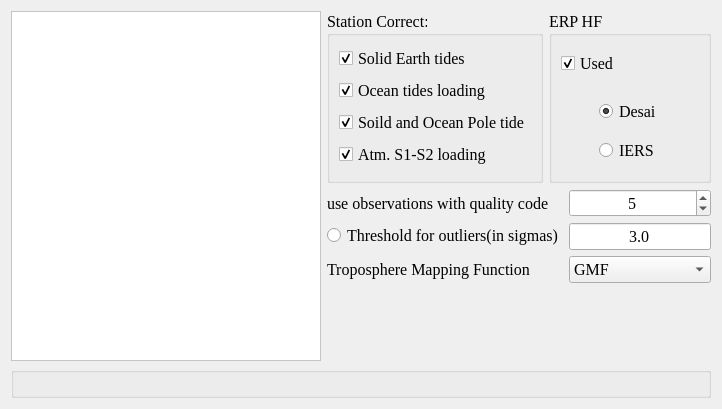
      <widget class="QWidget" name="page_param_basic">
       <layout class="QVBoxLayout" name="verticalLayout_29">
        <item>
         <layout class="QHBoxLayout" name="horizontalLayout_66">
          <item>
           <widget class="QTextBrowser" name="textBrowser_information">
            <property name="sizePolicy">
             <sizepolicy hsizetype="Expanding" vsizetype="Expanding">
              <horstretch>0</horstretch>
              <verstretch>0</verstretch>
             </sizepolicy>
            </property>
            <property name="minimumSize">
             <size>
              <width>0</width>
              <height>350</height>
             </size>
            </property>
            <property name="maximumSize">
             <size>
              <width>16777215</width>
              <height>16777215</height>
             </size>
            </property>
            <property name="palette">
             <palette>
              <active>
               <colorrole role="WindowText">
                <brush brushstyle="SolidPattern">
                 <color alpha="255">
                  <red>0</red>
                  <green>0</green>
                  <blue>0</blue>
                 </color>
                </brush>
               </colorrole>
               <colorrole role="Button">
                <brush brushstyle="SolidPattern">
                 <color alpha="255">
                  <red>255</red>
                  <green>255</green>
                  <blue>255</blue>
                 </color>
                </brush>
               </colorrole>
               <colorrole role="Light">
                <brush brushstyle="SolidPattern">
                 <color alpha="255">
                  <red>255</red>
                  <green>255</green>
                  <blue>255</blue>
                 </color>
                </brush>
               </colorrole>
               <colorrole role="Midlight">
                <brush brushstyle="SolidPattern">
                 <color alpha="255">
                  <red>255</red>
                  <green>255</green>
                  <blue>255</blue>
                 </color>
                </brush>
               </colorrole>
               <colorrole role="Dark">
                <brush brushstyle="SolidPattern">
                 <color alpha="255">
                  <red>127</red>
                  <green>127</green>
                  <blue>127</blue>
                 </color>
                </brush>
               </colorrole>
               <colorrole role="Mid">
                <brush brushstyle="SolidPattern">
                 <color alpha="255">
                  <red>170</red>
                  <green>170</green>
                  <blue>170</blue>
                 </color>
                </brush>
               </colorrole>
               <colorrole role="Text">
                <brush brushstyle="SolidPattern">
                 <color alpha="255">
                  <red>0</red>
                  <green>0</green>
                  <blue>0</blue>
                 </color>
                </brush>
               </colorrole>
               <colorrole role="BrightText">
                <brush brushstyle="SolidPattern">
                 <color alpha="255">
                  <red>255</red>
                  <green>255</green>
                  <blue>255</blue>
                 </color>
                </brush>
               </colorrole>
               <colorrole role="ButtonText">
                <brush brushstyle="SolidPattern">
                 <color alpha="255">
                  <red>0</red>
                  <green>0</green>
                  <blue>0</blue>
                 </color>
                </brush>
               </colorrole>
               <colorrole role="Base">
                <brush brushstyle="SolidPattern">
                 <color alpha="255">
                  <red>255</red>
                  <green>255</green>
                  <blue>255</blue>
                 </color>
                </brush>
               </colorrole>
               <colorrole role="Window">
                <brush brushstyle="SolidPattern">
                 <color alpha="255">
                  <red>255</red>
                  <green>255</green>
                  <blue>255</blue>
                 </color>
                </brush>
               </colorrole>
               <colorrole role="Shadow">
                <brush brushstyle="SolidPattern">
                 <color alpha="255">
                  <red>0</red>
                  <green>0</green>
                  <blue>0</blue>
                 </color>
                </brush>
               </colorrole>
               <colorrole role="AlternateBase">
                <brush brushstyle="SolidPattern">
                 <color alpha="255">
                  <red>255</red>
                  <green>255</green>
                  <blue>255</blue>
                 </color>
                </brush>
               </colorrole>
               <colorrole role="ToolTipBase">
                <brush brushstyle="SolidPattern">
                 <color alpha="255">
                  <red>255</red>
                  <green>255</green>
                  <blue>220</blue>
                 </color>
                </brush>
               </colorrole>
               <colorrole role="ToolTipText">
                <brush brushstyle="SolidPattern">
                 <color alpha="255">
                  <red>0</red>
                  <green>0</green>
                  <blue>0</blue>
                 </color>
                </brush>
               </colorrole>
               <colorrole role="PlaceholderText">
                <brush brushstyle="NoBrush">
                 <color alpha="128">
                  <red>0</red>
                  <green>0</green>
                  <blue>0</blue>
                 </color>
                </brush>
               </colorrole>
              </active>
              <inactive>
               <colorrole role="WindowText">
                <brush brushstyle="SolidPattern">
                 <color alpha="255">
                  <red>0</red>
                  <green>0</green>
                  <blue>0</blue>
                 </color>
                </brush>
               </colorrole>
               <colorrole role="Button">
                <brush brushstyle="SolidPattern">
                 <color alpha="255">
                  <red>255</red>
                  <green>255</green>
                  <blue>255</blue>
                 </color>
                </brush>
               </colorrole>
               <colorrole role="Light">
                <brush brushstyle="SolidPattern">
                 <color alpha="255">
                  <red>255</red>
                  <green>255</green>
                  <blue>255</blue>
                 </color>
                </brush>
               </colorrole>
               <colorrole role="Midlight">
                <brush brushstyle="SolidPattern">
                 <color alpha="255">
                  <red>255</red>
                  <green>255</green>
                  <blue>255</blue>
                 </color>
                </brush>
               </colorrole>
               <colorrole role="Dark">
                <brush brushstyle="SolidPattern">
                 <color alpha="255">
                  <red>127</red>
                  <green>127</green>
                  <blue>127</blue>
                 </color>
                </brush>
               </colorrole>
               <colorrole role="Mid">
                <brush brushstyle="SolidPattern">
                 <color alpha="255">
                  <red>170</red>
                  <green>170</green>
                  <blue>170</blue>
                 </color>
                </brush>
               </colorrole>
               <colorrole role="Text">
                <brush brushstyle="SolidPattern">
                 <color alpha="255">
                  <red>0</red>
                  <green>0</green>
                  <blue>0</blue>
                 </color>
                </brush>
               </colorrole>
               <colorrole role="BrightText">
                <brush brushstyle="SolidPattern">
                 <color alpha="255">
                  <red>255</red>
                  <green>255</green>
                  <blue>255</blue>
                 </color>
                </brush>
               </colorrole>
               <colorrole role="ButtonText">
                <brush brushstyle="SolidPattern">
                 <color alpha="255">
                  <red>0</red>
                  <green>0</green>
                  <blue>0</blue>
                 </color>
                </brush>
               </colorrole>
               <colorrole role="Base">
                <brush brushstyle="SolidPattern">
                 <color alpha="255">
                  <red>255</red>
                  <green>255</green>
                  <blue>255</blue>
                 </color>
                </brush>
               </colorrole>
               <colorrole role="Window">
                <brush brushstyle="SolidPattern">
                 <color alpha="255">
                  <red>255</red>
                  <green>255</green>
                  <blue>255</blue>
                 </color>
                </brush>
               </colorrole>
               <colorrole role="Shadow">
                <brush brushstyle="SolidPattern">
                 <color alpha="255">
                  <red>0</red>
                  <green>0</green>
                  <blue>0</blue>
                 </color>
                </brush>
               </colorrole>
               <colorrole role="AlternateBase">
                <brush brushstyle="SolidPattern">
                 <color alpha="255">
                  <red>255</red>
                  <green>255</green>
                  <blue>255</blue>
                 </color>
                </brush>
               </colorrole>
               <colorrole role="ToolTipBase">
                <brush brushstyle="SolidPattern">
                 <color alpha="255">
                  <red>255</red>
                  <green>255</green>
                  <blue>220</blue>
                 </color>
                </brush>
               </colorrole>
               <colorrole role="ToolTipText">
                <brush brushstyle="SolidPattern">
                 <color alpha="255">
                  <red>0</red>
                  <green>0</green>
                  <blue>0</blue>
                 </color>
                </brush>
               </colorrole>
               <colorrole role="PlaceholderText">
                <brush brushstyle="NoBrush">
                 <color alpha="128">
                  <red>0</red>
                  <green>0</green>
                  <blue>0</blue>
                 </color>
                </brush>
               </colorrole>
              </inactive>
              <disabled>
               <colorrole role="WindowText">
                <brush brushstyle="SolidPattern">
                 <color alpha="255">
                  <red>127</red>
                  <green>127</green>
                  <blue>127</blue>
                 </color>
                </brush>
               </colorrole>
               <colorrole role="Button">
                <brush brushstyle="SolidPattern">
                 <color alpha="255">
                  <red>255</red>
                  <green>255</green>
                  <blue>255</blue>
                 </color>
                </brush>
               </colorrole>
               <colorrole role="Light">
                <brush brushstyle="SolidPattern">
                 <color alpha="255">
                  <red>255</red>
                  <green>255</green>
                  <blue>255</blue>
                 </color>
                </brush>
               </colorrole>
               <colorrole role="Midlight">
                <brush brushstyle="SolidPattern">
                 <color alpha="255">
                  <red>255</red>
                  <green>255</green>
                  <blue>255</blue>
                 </color>
                </brush>
               </colorrole>
               <colorrole role="Dark">
                <brush brushstyle="SolidPattern">
                 <color alpha="255">
                  <red>127</red>
                  <green>127</green>
                  <blue>127</blue>
                 </color>
                </brush>
               </colorrole>
               <colorrole role="Mid">
                <brush brushstyle="SolidPattern">
                 <color alpha="255">
                  <red>170</red>
                  <green>170</green>
                  <blue>170</blue>
                 </color>
                </brush>
               </colorrole>
               <colorrole role="Text">
                <brush brushstyle="SolidPattern">
                 <color alpha="255">
                  <red>127</red>
                  <green>127</green>
                  <blue>127</blue>
                 </color>
                </brush>
               </colorrole>
               <colorrole role="BrightText">
                <brush brushstyle="SolidPattern">
                 <color alpha="255">
                  <red>255</red>
                  <green>255</green>
                  <blue>255</blue>
                 </color>
                </brush>
               </colorrole>
               <colorrole role="ButtonText">
                <brush brushstyle="SolidPattern">
                 <color alpha="255">
                  <red>127</red>
                  <green>127</green>
                  <blue>127</blue>
                 </color>
                </brush>
               </colorrole>
               <colorrole role="Base">
                <brush brushstyle="SolidPattern">
                 <color alpha="255">
                  <red>255</red>
                  <green>255</green>
                  <blue>255</blue>
                 </color>
                </brush>
               </colorrole>
               <colorrole role="Window">
                <brush brushstyle="SolidPattern">
                 <color alpha="255">
                  <red>255</red>
                  <green>255</green>
                  <blue>255</blue>
                 </color>
                </brush>
               </colorrole>
               <colorrole role="Shadow">
                <brush brushstyle="SolidPattern">
                 <color alpha="255">
                  <red>0</red>
                  <green>0</green>
                  <blue>0</blue>
                 </color>
                </brush>
               </colorrole>
               <colorrole role="AlternateBase">
                <brush brushstyle="SolidPattern">
                 <color alpha="255">
                  <red>255</red>
                  <green>255</green>
                  <blue>255</blue>
                 </color>
                </brush>
               </colorrole>
               <colorrole role="ToolTipBase">
                <brush brushstyle="SolidPattern">
                 <color alpha="255">
                  <red>255</red>
                  <green>255</green>
                  <blue>220</blue>
                 </color>
                </brush>
               </colorrole>
               <colorrole role="ToolTipText">
                <brush brushstyle="SolidPattern">
                 <color alpha="255">
                  <red>0</red>
                  <green>0</green>
                  <blue>0</blue>
                 </color>
                </brush>
               </colorrole>
               <colorrole role="PlaceholderText">
                <brush brushstyle="NoBrush">
                 <color alpha="128">
                  <red>0</red>
                  <green>0</green>
                  <blue>0</blue>
                 </color>
                </brush>
               </colorrole>
              </disabled>
             </palette>
            </property>
            <property name="font">
             <font>
              <family>Times New Roman</family>
              <pointsize>12</pointsize>
              <weight>50</weight>
              <bold>false</bold>
             </font>
            </property>
            <property name="undoRedoEnabled">
             <bool>true</bool>
            </property>
            <property name="readOnly">
             <bool>true</bool>
            </property>
            <property name="acceptRichText">
             <bool>true</bool>
            </property>
            <property name="textInteractionFlags">
             <set>Qt::NoTextInteraction</set>
            </property>
           </widget>
          </item>
          <item>
           <layout class="QVBoxLayout" name="verticalLayout_12">
            <item>
             <layout class="QHBoxLayout" name="horizontalLayout_16">
              <item>
               <widget class="QGroupBox" name="groupBox_staCorrect">
                <property name="sizePolicy">
                 <sizepolicy hsizetype="Preferred" vsizetype="Preferred">
                  <horstretch>0</horstretch>
                  <verstretch>0</verstretch>
                 </sizepolicy>
                </property>
                <property name="font">
                 <font>
                  <family>Times New Roman</family>
                  <pointsize>12</pointsize>
                  <weight>50</weight>
                  <bold>false</bold>
                 </font>
                </property>
                <property name="title">
                 <string>Station Correct:</string>
                </property>
                <layout class="QVBoxLayout" name="verticalLayout_2">
                 <item>
                  <widget class="QCheckBox" name="checkBox_staCor_solid">
                   <property name="text">
                    <string>Solid Earth tides</string>
                   </property>
                   <property name="checked">
                    <bool>true</bool>
                   </property>
                  </widget>
                 </item>
                 <item>
                  <widget class="QCheckBox" name="checkBox_staCor_ocean">
                   <property name="text">
                    <string>Ocean tides loading</string>
                   </property>
                   <property name="checked">
                    <bool>true</bool>
                   </property>
                  </widget>
                 </item>
                 <item>
                  <widget class="QCheckBox" name="checkBox_staCor_pole">
                   <property name="text">
                    <string>Soild and Ocean Pole tide</string>
                   </property>
                   <property name="checked">
                    <bool>true</bool>
                   </property>
                  </widget>
                 </item>
                 <item>
                  <widget class="QCheckBox" name="checkBox">
                   <property name="text">
                    <string>Atm. S1-S2 loading</string>
                   </property>
                   <property name="checked">
                    <bool>true</bool>
                   </property>
                  </widget>
                 </item>
                </layout>
               </widget>
              </item>
              <item>
               <widget class="QGroupBox" name="groupBox_eophf">
                <property name="sizePolicy">
                 <sizepolicy hsizetype="Preferred" vsizetype="Preferred">
                  <horstretch>0</horstretch>
                  <verstretch>0</verstretch>
                 </sizepolicy>
                </property>
                <property name="minimumSize">
                 <size>
                  <width>150</width>
                  <height>0</height>
                 </size>
                </property>
                <property name="font">
                 <font>
                  <family>Times New Roman</family>
                  <pointsize>12</pointsize>
                  <weight>50</weight>
                  <bold>false</bold>
                 </font>
                </property>
                <property name="title">
                 <string>ERP HF</string>
                </property>
                <widget class="QCheckBox" name="checkBox_setup_hfeop">
                 <property name="geometry">
                  <rect>
                   <x>12</x>
                   <y>41</y>
                   <width>70</width>
                   <height>22</height>
                  </rect>
                 </property>
                 <property name="sizePolicy">
                  <sizepolicy hsizetype="Expanding" vsizetype="Fixed">
                   <horstretch>0</horstretch>
                   <verstretch>0</verstretch>
                  </sizepolicy>
                 </property>
                 <property name="minimumSize">
                  <size>
                   <width>70</width>
                   <height>0</height>
                  </size>
                 </property>
                 <property name="text">
                  <string>Used</string>
                 </property>
                 <property name="checked">
                  <bool>true</bool>
                 </property>
                </widget>
                <widget class="QWidget" name="layoutWidget">
                 <property name="geometry">
                  <rect>
                   <x>50</x>
                   <y>80</y>
                   <width>91</width>
                   <height>81</height>
                  </rect>
                 </property>
                 <layout class="QVBoxLayout" name="verticalLayout_13">
                  <item>
                   <widget class="QRadioButton" name="radioButton_eophf_desai">
                    <property name="sizePolicy">
                     <sizepolicy hsizetype="Preferred" vsizetype="Fixed">
                      <horstretch>0</horstretch>
                      <verstretch>0</verstretch>
                     </sizepolicy>
                    </property>
                    <property name="minimumSize">
                     <size>
                      <width>70</width>
                      <height>0</height>
                     </size>
                    </property>
                    <property name="text">
                     <string>Desai</string>
                    </property>
                    <property name="checked">
                     <bool>true</bool>
                    </property>
                   </widget>
                  </item>
                  <item>
                   <widget class="QRadioButton" name="radioButton_eophf_iers">
                    <property name="sizePolicy">
                     <sizepolicy hsizetype="Expanding" vsizetype="Fixed">
                      <horstretch>0</horstretch>
                      <verstretch>0</verstretch>
                     </sizepolicy>
                    </property>
                    <property name="minimumSize">
                     <size>
                      <width>70</width>
                      <height>0</height>
                     </size>
                    </property>
                    <property name="text">
                     <string>IERS</string>
                    </property>
                   </widget>
                  </item>
                 </layout>
                </widget>
               </widget>
              </item>
             </layout>
            </item>
            <item>
             <layout class="QFormLayout" name="formLayout">
              <item row="0" column="0">
               <widget class="QLabel" name="label_28">
                <property name="font">
                 <font>
                  <family>Times New Roman</family>
                  <pointsize>12</pointsize>
                  <weight>50</weight>
                  <bold>false</bold>
                 </font>
                </property>
                <property name="text">
                 <string>use observations with quality code</string>
                </property>
               </widget>
              </item>
              <item row="0" column="1">
               <widget class="QSpinBox" name="spinBox_param_quality">
                <property name="sizePolicy">
                 <sizepolicy hsizetype="Minimum" vsizetype="Fixed">
                  <horstretch>0</horstretch>
                  <verstretch>0</verstretch>
                 </sizepolicy>
                </property>
                <property name="minimumSize">
                 <size>
                  <width>60</width>
                  <height>0</height>
                 </size>
                </property>
                <property name="font">
                 <font>
                  <family>Times New Roman</family>
                  <pointsize>12</pointsize>
                  <weight>50</weight>
                  <bold>false</bold>
                 </font>
                </property>
                <property name="alignment">
                 <set>Qt::AlignCenter</set>
                </property>
                <property name="maximum">
                 <number>9</number>
                </property>
                <property name="value">
                 <number>5</number>
                </property>
               </widget>
              </item>
              <item row="1" column="0">
               <widget class="QRadioButton" name="radioButton_param_outlier">
                <property name="font">
                 <font>
                  <family>Times New Roman</family>
                  <pointsize>12</pointsize>
                  <weight>50</weight>
                  <bold>false</bold>
                 </font>
                </property>
                <property name="text">
                 <string>Threshold for outliers(in sigmas)</string>
                </property>
               </widget>
              </item>
              <item row="1" column="1">
               <widget class="QLineEdit" name="lineEdit_param_outlier">
                <property name="sizePolicy">
                 <sizepolicy hsizetype="Fixed" vsizetype="Fixed">
                  <horstretch>0</horstretch>
                  <verstretch>0</verstretch>
                 </sizepolicy>
                </property>
                <property name="minimumSize">
                 <size>
                  <width>60</width>
                  <height>0</height>
                 </size>
                </property>
                <property name="maximumSize">
                 <size>
                  <width>16777215</width>
                  <height>16777215</height>
                 </size>
                </property>
                <property name="font">
                 <font>
                  <family>Times New Roman</family>
                  <pointsize>12</pointsize>
                  <weight>50</weight>
                  <bold>false</bold>
                 </font>
                </property>
                <property name="text">
                 <string>3.0</string>
                </property>
                <property name="alignment">
                 <set>Qt::AlignCenter</set>
                </property>
               </widget>
              </item>
              <item row="2" column="0">
               <widget class="QLabel" name="label_3">
                <property name="font">
                 <font>
                  <family>Times New Roman</family>
                  <pointsize>12</pointsize>
                  <weight>50</weight>
                  <bold>false</bold>
                 </font>
                </property>
                <property name="text">
                 <string>Troposphere Mapping Function</string>
                </property>
               </widget>
              </item>
              <item row="2" column="1">
               <widget class="QComboBox" name="comboBox_setup_mpf">
                <property name="sizePolicy">
                 <sizepolicy hsizetype="Minimum" vsizetype="Fixed">
                  <horstretch>0</horstretch>
                  <verstretch>0</verstretch>
                 </sizepolicy>
                </property>
                <property name="minimumSize">
                 <size>
                  <width>60</width>
                  <height>0</height>
                 </size>
                </property>
                <property name="font">
                 <font>
                  <family>Times New Roman</family>
                  <pointsize>12</pointsize>
                  <weight>50</weight>
                  <bold>false</bold>
                 </font>
                </property>
                <item>
                 <property name="text">
                  <string>GMF</string>
                 </property>
                </item>
                <item>
                 <property name="text">
                  <string>GPT3</string>
                 </property>
                </item>
               </widget>
              </item>
             </layout>
            </item>
           </layout>
          </item>
         </layout>
        </item>
        <item>
         <widget class="QGroupBox" name="groupBox_param_map">
          <property name="sizePolicy">
           <sizepolicy hsizetype="Expanding" vsizetype="Expanding">
            <horstretch>0</horstretch>
            <verstretch>0</verstretch>
           </sizepolicy>
          </property>
          <property name="minimumSize">
           <size>
            <width>700</width>
            <height>0</height>
           </size>
          </property>
          <property name="maximumSize">
           <size>
            <width>100000</width>
            <height>16777215</height>
           </size>
          </property>
          <property name="title">
           <string/>
          </property>
          <layout class="QHBoxLayout" name="horizontalLayout_67">
           <item>
            <layout class="QHBoxLayout" name="horizontalLayout_prarm_mapsta"/>
           </item>
           <item>
            <layout class="QHBoxLayout" name="horizontalLayout_prarm_mapsou">
             <property name="spacing">
              <number>6</number>
             </property>
            </layout>
           </item>
          </layout>
         </widget>
        </item>
       </layout>
      </widget>
